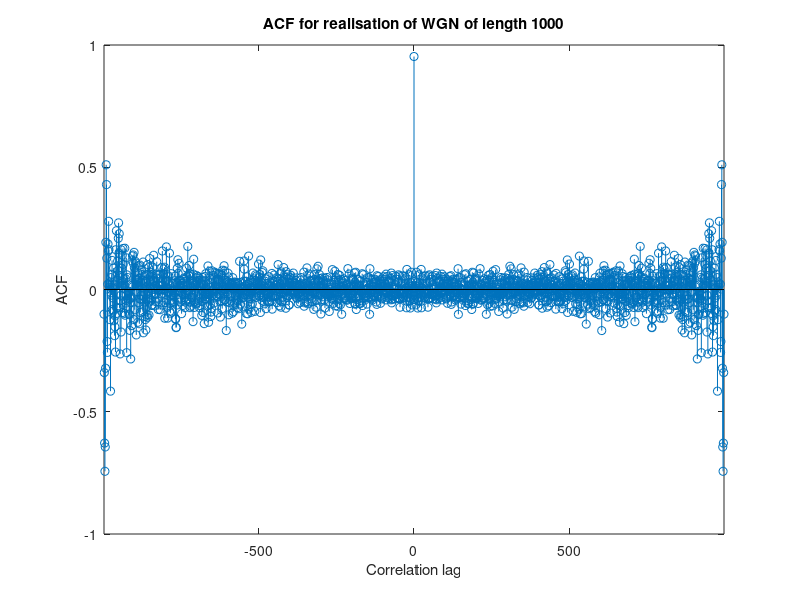

Write MATLAB code to recreate this figure.
%(1)_______________________________________________________________________
N=1000                                  %sample number
x = randn(N,1);                         %WGN

[ACF_x, lags] = xcorr(x,'unbiased');    %unbiased autocorrelation estimate

stem(lags,ACF_x);
title(['ACF for realisation of WGN of length ', num2str(N)])
xlabel('Correlation lag')
ylabel('ACF')
xlim([-999,999]);
